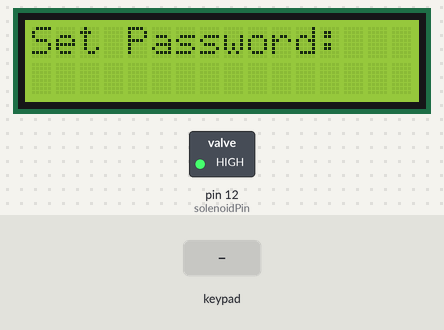
Recording of a sketch running on a simulated Arduino Uno, built with avr-gcc and run on an emulated ATmega328P. Shown: 16×2 character LCD, switched loads named in the sketch (green lamp = pin HIGH). The inputs (shaded band) are chosen by the test bench.

Above: at 1.2 s.
1.3 s: keypad keys 9 8 7 6 # pressed 0.4 s apart
At 3.7 s:
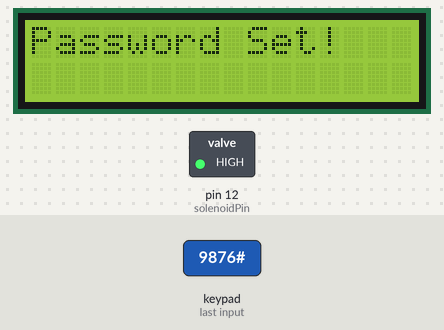
4.8 s: key '*' pressed
At 7.0 s:
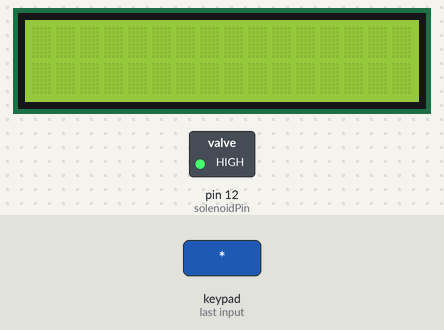
7.3 s: keypad keys 9 8 7 6 A pressed 0.4 s apart
At 9.6 s:
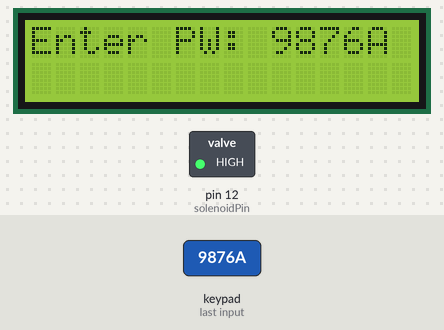
10.8 s: key 'A' pressed
At 11.2 s:
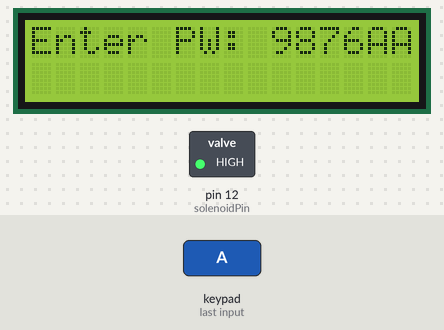
12.3 s: key '#' pressed
At 13.3 s:
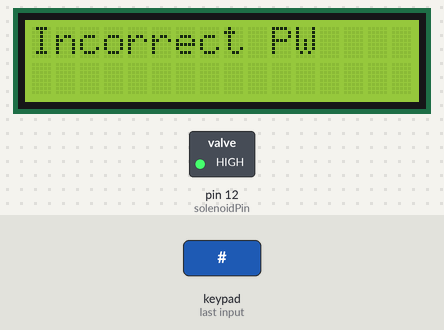
13.8 s: keypad keys 9 8 7 6 D pressed 0.4 s apart
At 15.9 s:
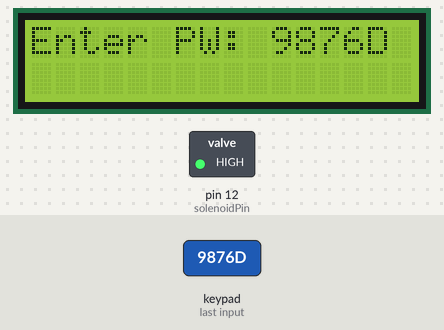
Timing chart, 0 to 17.4 s (numbered marks = the images above; inputs shaded):
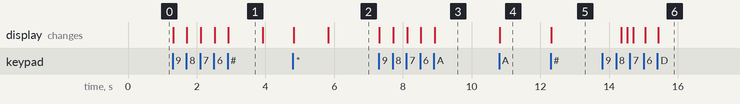

Measured:
- after the input at 1.3 s, the display: first changes at once (image 1 shows a later state)
- after the input at 4.8 s, the display: first changes at once (image 2 shows a later state)
- after the input at 7.3 s, the display: first changes at once (image 3 shows a later state)
- after the input at 10.8 s, the display: changes at once (image 4)
- after the input at 12.3 s, the display: changes at once (image 5)
- after the input at 13.8 s, the display: first changes after 0.55 s (image 6 shows a later state)
- what the display in image 1 shows lasts 1.0 s, from 2.9 s to 3.9 s

The sketch:

Arduino_Locker.ino
```cpp
#include <Wire.h>                         // I2C 통신을 위한 라이브러리
#include <LiquidCrystal_I2C.h>             // LCD 1602 I2C용 라이브러리
#include <Keypad.h>                        // 키패드 라이브러리

// 키패드 설정
const byte ROW_NUM    = 4;               // 키패드의 행 수
const byte COLUMN_NUM = 4;               // 키패드의 열 수

char keys[ROW_NUM][COLUMN_NUM] = {       // 키패드 버튼 설정
  {'1','2','3','A'},
  {'4','5','6','B'},
  {'7','8','9','C'},
  {'*','0','#','D'}
};

byte pin_rows[ROW_NUM] = {9, 8, 7, 6};    // 키패드의 행 핀 연결
byte pin_column[COLUMN_NUM] = {5, 4, 3, 2}; // 키패드의 열 핀 연결

Keypad keypad = Keypad(makeKeymap(keys), pin_rows, pin_column, ROW_NUM, COLUMN_NUM);  // 키패드 객체 생성

LiquidCrystal_I2C lcd(0x27, 16, 2);      // LCD 설정

// 비밀번호 관련 변수
String correctPassword = "";             // 설정된 비밀번호
String inputPassword = "";               // 입력된 비밀번호
bool settingPassword = true;             // 비밀번호 설정 모드 (true: 설정, false: 일반 모드)
int solenoidPin = 12;                    // 솔레노이드 제어 핀

void setup() {
  lcd.init();                            // LCD 초기화
  lcd.backlight();                       // 백라이트 켬

  pinMode(solenoidPin, OUTPUT);          // 솔레노이드 핀을 출력으로 설정
  digitalWrite(solenoidPin, HIGH);       // 솔레노이드 잠금 상태 (HIGH로 잠금)
  lcd.setCursor(0, 0);
  lcd.print("Set Password:");            // 비밀번호 설정 안내
}

void loop() {
  char key = keypad.getKey();            // 키패드에서 눌린 키 값 읽기

  if (key) {                             // 키가 눌렸으면
    if (key == '#') {                    // #이 눌리면 동작 처리
      if (settingPassword) {             // 비밀번호 설정 모드일 때
        correctPassword = inputPassword; // 설정된 비밀번호 저장
        settingPassword = false;         // 설정 모드 종료
        inputPassword = "";              // 입력 초기화
        lcd.clear();
        lcd.setCursor(0, 0);
        lcd.print("Password Set!");
        delay(1000);                     // 설정 후 잠시 대기
        lcd.clear();
        lcd.setCursor(0, 0);
        lcd.print("Locked");
        digitalWrite(solenoidPin, HIGH);  // 잠금 상태로 설정
      } else {                           // 비밀번호 입력 모드일 때
        if (inputPassword == correctPassword) { // 비밀번호가 맞으면
          lcd.clear();
          lcd.setCursor(0, 0);
          lcd.print("Unlocking...");
          digitalWrite(solenoidPin, LOW);  // 솔레노이드 잠금 해제 (LOW로 열기)
          delay(5000);                     // 5초 동안 열기
          digitalWrite(solenoidPin, HIGH); // 잠금 (HIGH로 잠그기)
          lcd.clear();
          lcd.setCursor(0, 0);
          lcd.print("Access Granted");
          delay(1000);                    // "Access Granted" 후 잠시 대기

          // 비밀번호 초기화 및 다시 설정 모드로 돌아가기
          inputPassword = "";
          settingPassword = true;           // 비밀번호 설정 모드로 전환
          lcd.clear();
          lcd.setCursor(0, 0);
          lcd.print("Set Password:");      // 설정 모드로 안내
        } else {
          lcd.clear();
          lcd.setCursor(0, 0);
          lcd.print("Incorrect PW");
          delay(2000);                     // 2초 대기 후 초기화
          inputPassword = "";             // 비밀번호 초기화
        }
      }
    } else if (key == '*') {             // '*'이 눌리면 입력 취소
      inputPassword = "";                // 입력된 값 초기화
      lcd.clear();
      lcd.setCursor(0, 0);
      lcd.print("Input Cleared");
      delay(1000);                        // 1초 대기 후 리셋
      lcd.clear();                        // 다시 LCD 화면 지우기
    } else {
      inputPassword += key;              // 입력된 키를 문자열에 추가
      lcd.clear();                       // LCD 화면 지우기
      lcd.setCursor(0, 0);               // 첫 번째 줄로 커서 이동
      if (settingPassword) {
        lcd.print("Set PW: ");            // "Set PW: " 출력
      } else {
        lcd.print("Enter PW: ");          // "Enter PW: " 출력
      }
      lcd.print(inputPassword);           // 입력된 비밀번호 출력
    }
  }
}
```
